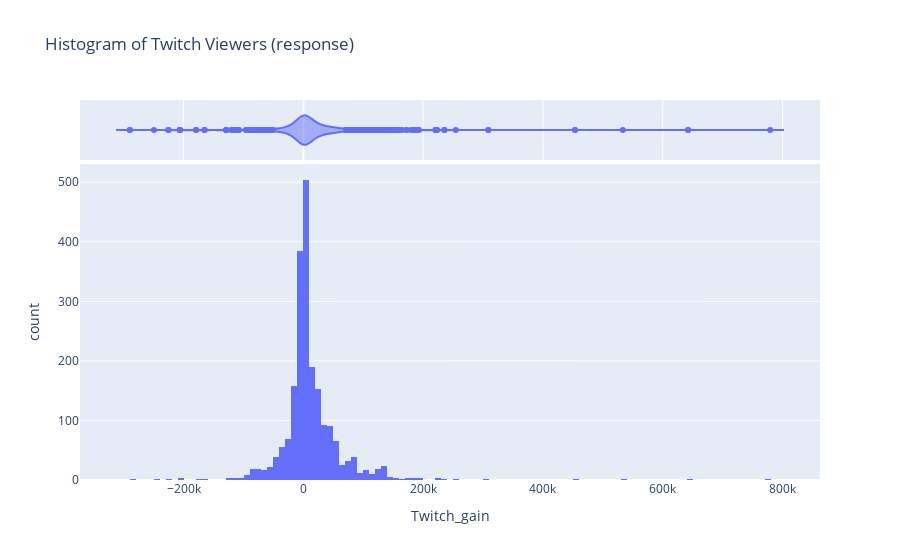

The code cell stored with this chart in its notebook:
### Markdown cell above
There are also very strong correlations bettwen Twtich Viewers and Twtich previous viewers. Also with Game previous players and the game PUBG. I will not remove these values yet and see it they effect the outcome before making a decision.

### Code cell
px.histogram(final_frame, "Twitch_gain", marginal="violin", title="Histogram of Twitch Viewers (response)")

### Figure 1 — Plotly figure (JSON) as saved in the notebook; plotly's stock layout.template omitted (floating-point values rounded to 4 significant figures; data arrays with more than 128 entries replaced by an {"elided": "..."} marker saying what was removed)
{"data": [{"alignmentgroup": "True", "bingroup": "x", "hovertemplate": "Twitch_gain=%{x}<br>count=%{y}<extra></extra>", "legendgroup": "", "marker": {"color": "#636efa"}, "name": "", "offsetgroup": "", "orientation": "v", "showlegend": false, "type": "histogram", "x": {"elided": "2115 int values"}, "xaxis": "x", "yaxis": "y"}, {"alignmentgroup": "True", "hovertemplate": "Twitch_gain=%{x}<extra></extra>", "legendgroup": "", "marker": {"color": "#636efa"}, "name": "", "offsetgroup": "", "scalegroup": "x", "showlegend": false, "type": "violin", "x": {"elided": "2115 int values"}, "xaxis": "x2", "yaxis": "y2"}], "layout": {"barmode": "relative", "legend": {"tracegroupgap": 0}, "title": {"text": "Histogram of Twitch Viewers (response)"}, "xaxis": {"anchor": "y", "domain": [0, 1], "title": {"text": "Twitch_gain"}}, "xaxis2": {"anchor": "y2", "domain": [0, 1], "matches": "x", "showgrid": true, "showticklabels": false}, "yaxis": {"anchor": "x", "domain": [0, 0.8316], "title": {"text": "count"}}, "yaxis2": {"anchor": "x2", "domain": [0.8416, 1], "matches": "y2", "showgrid": false, "showline": false, "showticklabels": false, "ticks": ""}}}
